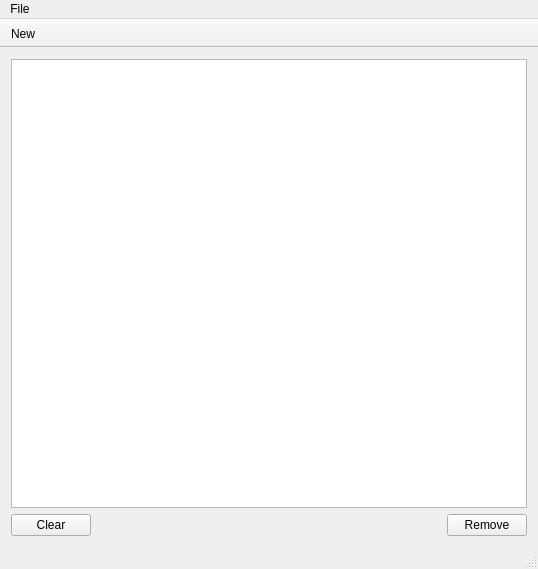
<?xml version="1.0" encoding="UTF-8"?>
<ui version="4.0">
 <class>MainWindow</class>
 <widget class="QMainWindow" name="MainWindow">
  <property name="geometry">
   <rect>
    <x>0</x>
    <y>0</y>
    <width>538</width>
    <height>569</height>
   </rect>
  </property>
  <property name="windowTitle">
   <string>Qurtain</string>
  </property>
  <widget class="QWidget" name="centralWidget">
   <layout class="QGridLayout" name="gridLayout">
    <item row="1" column="0">
     <widget class="QPushButton" name="btnRemoveAll">
      <property name="sizePolicy">
       <sizepolicy hsizetype="Preferred" vsizetype="Fixed">
        <horstretch>0</horstretch>
        <verstretch>0</verstretch>
       </sizepolicy>
      </property>
      <property name="text">
       <string>Clear</string>
      </property>
     </widget>
    </item>
    <item row="1" column="2">
     <widget class="QPushButton" name="btnRemoveSelected">
      <property name="sizePolicy">
       <sizepolicy hsizetype="Preferred" vsizetype="Fixed">
        <horstretch>0</horstretch>
        <verstretch>0</verstretch>
       </sizepolicy>
      </property>
      <property name="text">
       <string>Remove</string>
      </property>
     </widget>
    </item>
    <item row="1" column="1">
     <spacer name="horizontalSpacer">
      <property name="orientation">
       <enum>Qt::Horizontal</enum>
      </property>
      <property name="sizeHint" stdset="0">
       <size>
        <width>40</width>
        <height>20</height>
       </size>
      </property>
     </spacer>
    </item>
    <item row="0" column="0" colspan="3">
     <widget class="QTableView" name="tableView"/>
    </item>
   </layout>
  </widget>
  <widget class="QToolBar" name="mainToolBar">
   <property name="movable">
    <bool>false</bool>
   </property>
   <attribute name="toolBarArea">
    <enum>TopToolBarArea</enum>
   </attribute>
   <attribute name="toolBarBreak">
    <bool>false</bool>
   </attribute>
   <addaction name="actionAdd"/>
  </widget>
  <widget class="QStatusBar" name="statusBar"/>
  <widget class="QMenuBar" name="menuBar">
   <property name="geometry">
    <rect>
     <x>0</x>
     <y>0</y>
     <width>538</width>
     <height>23</height>
    </rect>
   </property>
   <widget class="QMenu" name="menuFile">
    <property name="title">
     <string>File</string>
    </property>
    <addaction name="actionExit"/>
   </widget>
   <addaction name="menuFile"/>
  </widget>
  <action name="actionExit">
   <property name="text">
    <string>Exit</string>
   </property>
  </action>
  <action name="actionAdd">
   <property name="text">
    <string>New</string>
   </property>
  </action>
 </widget>
 <layoutdefault spacing="6" margin="11"/>
 <resources/>
 <connections>
  <connection>
   <sender>actionExit</sender>
   <signal>triggered()</signal>
   <receiver>MainWindow</receiver>
   <slot>close()</slot>
   <hints>
    <hint type="sourcelabel">
     <x>-1</x>
     <y>-1</y>
    </hint>
    <hint type="destinationlabel">
     <x>283</x>
     <y>284</y>
    </hint>
   </hints>
  </connection>
 </connections>
</ui>
